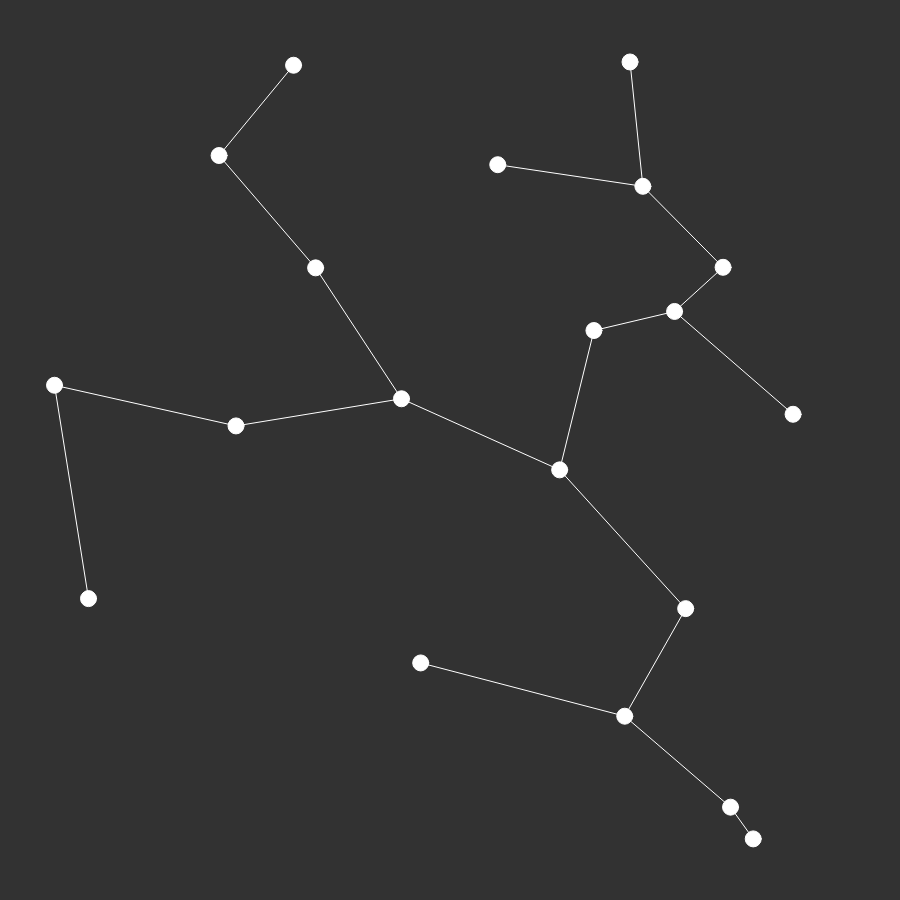
Frame 1 (no input)
Frame 60 (no input): identical to frame 1, image omitted
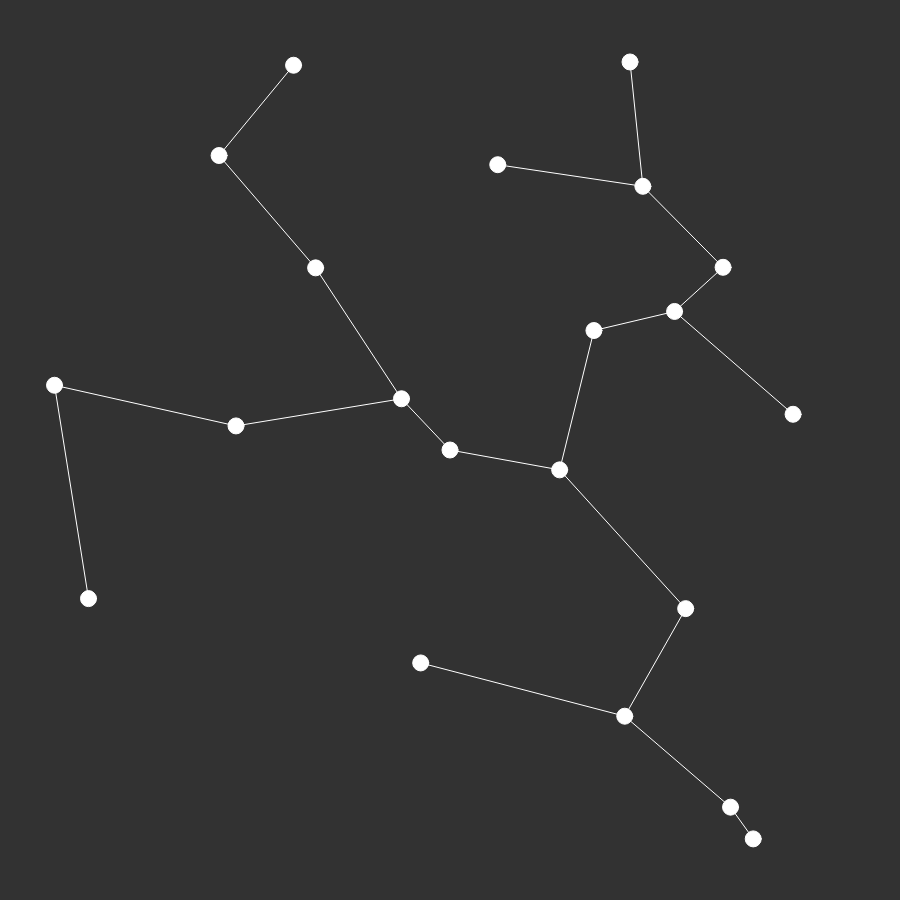
Frame 120 (the mouse pressed at the canvas centre since frame 60)

The p5.js sketch that drew these frames (run headless with seeded random() and noise() and a simulated clock; from frame 60 on, the mouse is pressed at the canvas centre):

// p5.js sketch
// ── sketch.js
var vertices = [];

function setup() {
  createCanvas(900,900);
  
  for(var i = 0; i<20; i++){
    var v = createVector(random(width), random(height));
    vertices.push(v);
  }
}

function mousePressed(){
  var v = createVector(mouseX, mouseY);
  vertices.push(v);
}

function draw() {
  background(50);
  
  var reached = [];
  var unreached = [];
  
  for (var i = 0; i < vertices.length; i++){
    unreached.push(vertices[i]);
  }
  
  reached.push(unreached[0]);
  unreached.splice(0,1);
  
  while(unreached.length > 0){
    var record = 100000;
    var rIndex;
    var uIndex;

    for (var i = 0; i < reached.length; i++){
      for (var j = 0; j< unreached.length; j++){
        var v1 = reached[i];
        var v2 = unreached[j];
        var d = dist(v1.x,v1.y, v2.x, v2.y);
        
        if(d < record){
          record = d;
          rIndex = i;
          uIndex = j;
        }
      }
    }
    stroke(255);
    line(reached[rIndex].x, reached[rIndex].y, unreached[uIndex].x, unreached[uIndex].y);
    reached.push(unreached[uIndex]);
    unreached.splice(uIndex,1);
  }
  
  for(var i = 0; i < vertices.length; i++){
    fill(255);
    stroke(255);
    ellipse(vertices[i].x, vertices[i].y, 16, 16);
  }
}
